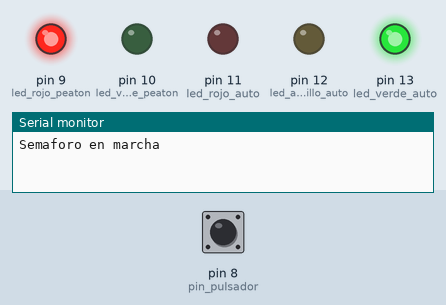
Bench run of a sketch on a simulated Arduino Uno, built with avr-gcc and run on an emulated ATmega328P. Parts: output pins drawn as LEDs (lit = HIGH), the last lines printed to the serial monitor. The test bench sets the inputs (shaded band); at power-on: pin 8 (pin_pulsador) HIGH.

Above: at 1.2 s.
1.3 s: pin 8 (pin_pulsador) pulled LOW for 0.15 s
At 8.8 s:
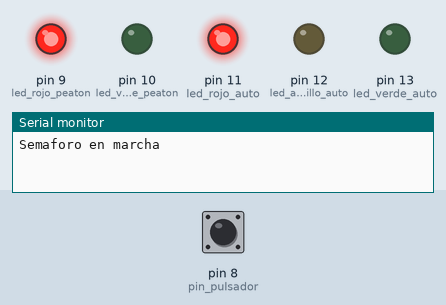
At 13.8 s:
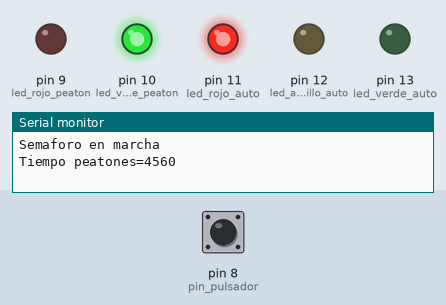
Timing chart, 0 to 18.0 s (numbered marks = the images above; inputs shaded):
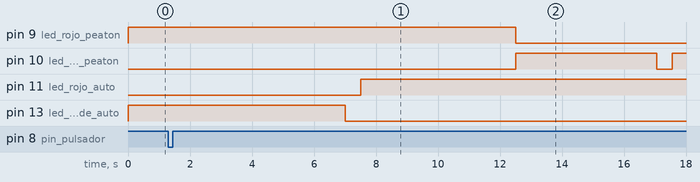

The sketch:

semaforopeatoncarropotenciometro.ino
```cpp
/*
   Control de semáfofo temporizado con pulsador
   El peatón debe presionar un pulsador para solicitar paso.
   Entonces, el semáforo corta el paso a los automóviles y
   da paso a los peatones.

*/


/*************************************************************
   DEFINICIÓN DE CONSTANTES
 *************************************************************/
// Definición de pines
const int led_verde_auto = 13;
const int led_amarillo_auto = 12;
const int led_rojo_auto = 11;
const int led_verde_peaton = 10;
const int led_rojo_peaton = 9;
const int pin_pulsador = 8;

// Tiempo mínimo que permanecerá en verde el semáforo para automóviles
const int tiempo_minimo_verde_auto = 7000;


/*************************************************************
   FUNCIONES AUXILIARES DEL PROGRAMA
 *************************************************************/

//
// Inicializa semáforo. Verde para automóviles
//
void semaforo_init(void) {
   // Enciende el led verde para automóviles. Apaga los demás leds
   digitalWrite(led_verde_auto, HIGH);
   digitalWrite(led_rojo_auto, LOW);
   digitalWrite(led_amarillo_auto, LOW);

   // Enciende el led rojo para peatones. Apaga los demás leds
   digitalWrite(led_rojo_peaton, HIGH);
   digitalWrite(led_verde_peaton, LOW);
}


//
// Cambia el semáforo de automóviles a rojo
//
void semaforo_auto_rojo(void) {

   // Apaga el led verde para coches
   digitalWrite(led_verde_auto,  LOW);

   // Enciende el led ambar para coches y parpadea 3 veces
   for(int i=4; i>0; i--) {
      delay(500);
      digitalWrite(led_rojo_auto, HIGH);
      delay(500);
      digitalWrite(led_amarillo_auto, LOW);
   }

   // Enciende el led rojo para coches
   digitalWrite(led_rojo_auto, HIGH);
}


//
// Espera a que se presione el pulsador
//
void semaforo_espera_pulsador(void) {
   int presionado;
   long time;

   // Espera a que se presione el pulsador
   // Debe permanecer esperando un tiempo mínimo
   time = millis() + tiempo_minimo_verde_auto;
   presionado = 0;
   while(1) {
      // Lee el estado del pulsador
      if (digitalRead(pin_pulsador) == LOW)
         presionado = 1;

      // Si ha pasado el tiempo de verde para coches
      // y se ha presionado el pulsador, salir
      if ((millis() > time) && (presionado == 1))
         break;
   }
}


//
// Espera un tiempo que depende del potenciómetro
//
void semaforo_delay(void) {
   int tiempo_peatones;

   // Calcula el tiempo de espera.
   // 2 segundos más el tiempo que añada el potenciómetro
   tiempo_peatones = 2000 + 5 * analogRead(A0);

   // Envía por el puerto serie el tiempo de espera
   Serial.print("Tiempo peatones=");
   Serial.println(tiempo_peatones);

   // Espera
   delay(tiempo_peatones);
}

//
// Cambia el semáforo de peatones a rojo
//
void semaforo_peatones_rojo(void) {

   // Parpadea el led verde 3 veces
   for(int i=3; i>0; i--) {
      digitalWrite(led_verde_peaton, LOW);
      delay(500);
      digitalWrite(led_verde_peaton, HIGH);
      delay(500);
   }

   // Enciende el led rojo para peatones y apaga el verde
   digitalWrite(led_verde_peaton, LOW);
   digitalWrite(led_rojo_peaton, HIGH);
}


/*************************************************************
   FUNCIONES PRINCIPALES DEL PROGRAMA
 *************************************************************/

//
// Inicialización del programa
//
void setup() {
   // Define las salidas de Arduino
   pinMode(led_verde_auto, OUTPUT);
   pinMode(led_amarillo_auto, OUTPUT);
   pinMode(led_rojo_auto, OUTPUT);
   pinMode(led_verde_peaton, OUTPUT);
   pinMode(led_rojo_peaton, OUTPUT);

   // Define las entradas con resistencia de Pull-up
   pinMode(pin_pulsador, INPUT_PULLUP);

   // Inicializa el puerto de comunicaciones
   Serial.begin(9600);
   Serial.println("Semaforo en marcha");
}

//
// Programa principal
//
void loop() {

   // Inicializa semáforo. Verde para automóviles
   semaforo_init();

   // Espera a que se presione el pulsador
   semaforo_espera_pulsador();

   // Cambia el semáforo de automóviles a rojo
   semaforo_auto_rojo();

   // Espera antes de permitir paso a peatones
   delay(1500);

   // Enciende el led verde para peatones
   digitalWrite(led_rojo_peaton, LOW);
   digitalWrite(led_verde_peaton, HIGH);

   // Espera un tiempo que depende del potenciómetro
   semaforo_delay();

   // Cambia el semáforo de peatones a rojo
   semaforo_peatones_rojo();

   // Espera antes de permitir el paso a los automóviles
   delay(2000);

   // Comienza un nuevo ciclo
}
```

Measured:
- after the input at 1.3 s, pin 9 (led_rojo_peaton): HIGH → LOW after 11.2 s; pin 10 (led_verde_peaton): LOW → HIGH after 11.2 s, → LOW 4.6 s later, → HIGH 0.50 s later; pin 11 (led_rojo_auto): LOW → HIGH after 6.2 s; pin 13 (led_verde_auto): HIGH → LOW after 5.7 s
